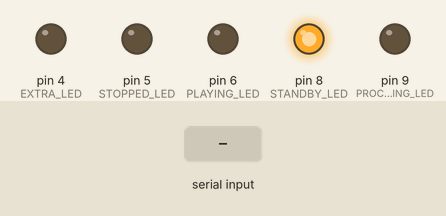
Bench run of a sketch on a simulated Arduino Uno, built with avr-gcc and run on an emulated ATmega328P. Shown: output pins drawn as LEDs (lit = HIGH). The test bench sets the inputs (shaded band).

Above: at 1.2 s.
1.3 s: "p" received over Serial
At 4.3 s:
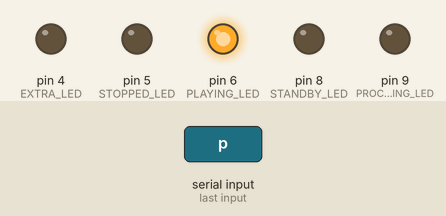
6.5 s: "r" received over Serial
At 9.4 s:
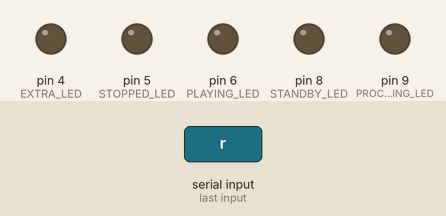
11.5 s: "p" received over Serial
At 14.4 s:
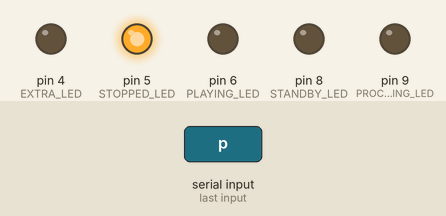
18.5 s: "x" received over Serial
At 19.8 s:
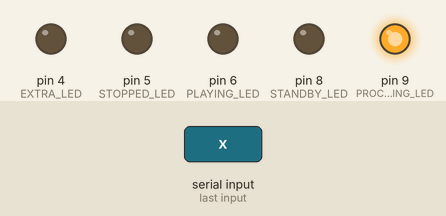
23.5 s: "n" received over Serial
At 27.4 s:
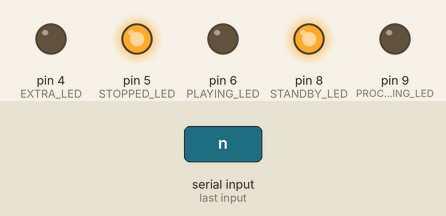
Timing chart, 0 to 28.9 s (numbered marks = the images above; inputs shaded):
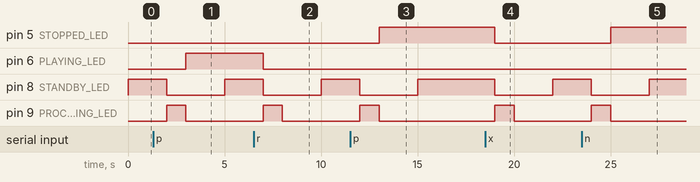

The sketch:

SerialComms.ino
```cpp
#include <IRremoteInt.h>
#include <IRremote.h>

/*
  Circuit Specs:
  Ground colors: Black/Green
  Positive lead colors: Red/Orange
  LED resistors: 220 Ohms
*/


// If 1, Comms to Pi are disabled.
int PI_COMM_LOCKED = 1;

// White LED, blinks when ready for inputs
int STANDBY_LED = 8;
// Yellow LED, blinks when data is transmitted between systems
int PROCESSING_LED = 9;
// Green LED, solid when playing music
int PLAYING_LED = 6;
// Red LED, solid when paused
int STOPPED_LED = 5;
// Blue LED, not sure yet
int EXTRA_LED = 4;


int is_playing = false;

// IR module
int IR_RECV_PIN = 7;

IRrecv irrecv(IR_RECV_PIN);
decode_results ir_results;

boolean processing_on = false;
String serial_code = "";


int CODE_CONTEXT = -1;

int power = 1;

void setup(){
  Serial.begin(28800);
  pinMode(STANDBY_LED, OUTPUT);
  pinMode(PROCESSING_LED, OUTPUT);
  pinMode(PLAYING_LED, OUTPUT);
  pinMode(STOPPED_LED, OUTPUT);
  pinMode(EXTRA_LED, OUTPUT);
  irrecv.enableIRIn();
  // Serial.println("Started Arduino Recivers.");
}

// Return a single character representing
// the DO_CODE recieved over serial
// CODES:
// 1 - Play (p)
void update_code(){
   serial_code = Serial.readString();
   if (serial_code == "p"){
     CODE_CONTEXT = 1;
     return;
   }
   if (serial_code == "r"){
     CODE_CONTEXT = 2;
     return;
   }
   if (serial_code == "x"){
     CODE_CONTEXT = 3;
     return;
   }
   if (serial_code == "n"){
     CODE_CONTEXT = 4;
     return;
   }
   return;
}

void enable_processing_lights(){
    digitalWrite(STANDBY_LED, LOW);
    digitalWrite(PROCESSING_LED, HIGH);
    digitalWrite(PLAYING_LED, LOW);
    digitalWrite(STOPPED_LED, LOW);
}

void loop(){
  digitalWrite(STANDBY_LED, HIGH);
  if (irrecv.decode(&ir_results)){
    Serial.write(ir_results.value);
  }
  if (Serial.available() > 0){
    enable_processing_lights();
    update_code();
    switch (CODE_CONTEXT){
      case 1:
        // Start/Pause
        is_playing = !is_playing;
        digitalWrite(PLAYING_LED, is_playing);
        digitalWrite(STOPPED_LED, !is_playing);
        break;
       case 2:
        // Nothing
        break;
      case 3:
        // Power on/off
        break;
      case 4:
        // Next song
        if (is_playing){
          digitalWrite(STOPPED_LED, 0);
          digitalWrite(PLAYING_LED, 1);
        }
        else{
          digitalWrite(PLAYING_LED, 0);
          digitalWrite(STOPPED_LED, 1);
        }
  }
    digitalWrite(PROCESSING_LED, LOW);
  }
  irrecv.resume();
  delay(2000);
}
```

Measured:
- after the input at 1.3 s, pin 6 (PLAYING_LED): LOW → HIGH after 1.7 s; pin 8 (STANDBY_LED): HIGH → LOW after 0.70 s, → HIGH 3.0 s later; pin 9 (PROCESSING_LED): LOW → HIGH after 0.70 s, → LOW 1.0 s later
- after the input at 6.5 s, pin 6 (PLAYING_LED): HIGH → LOW after 0.50 s; pin 8 (STANDBY_LED): HIGH → LOW after 0.50 s, → HIGH 3.0 s later; pin 9 (PROCESSING_LED): LOW → HIGH after 0.50 s, → LOW 1.0 s later
- after the input at 11.5 s, pin 5 (STOPPED_LED): LOW → HIGH after 1.5 s; pin 8 (STANDBY_LED): HIGH → LOW after 0.50 s, → HIGH 3.0 s later; pin 9 (PROCESSING_LED): LOW → HIGH after 0.50 s, → LOW 1.0 s later
- after the input at 18.5 s, pin 5 (STOPPED_LED): HIGH → LOW after 0.50 s; pin 8 (STANDBY_LED): HIGH → LOW after 0.50 s, → HIGH 3.0 s later; pin 9 (PROCESSING_LED): LOW → HIGH after 0.50 s, → LOW 1.0 s later
- after the input at 23.5 s, pin 5 (STOPPED_LED): LOW → HIGH after 1.5 s; pin 8 (STANDBY_LED): HIGH → LOW after 0.50 s, → HIGH 3.0 s later; pin 9 (PROCESSING_LED): LOW → HIGH after 0.50 s, → LOW 1.0 s later
